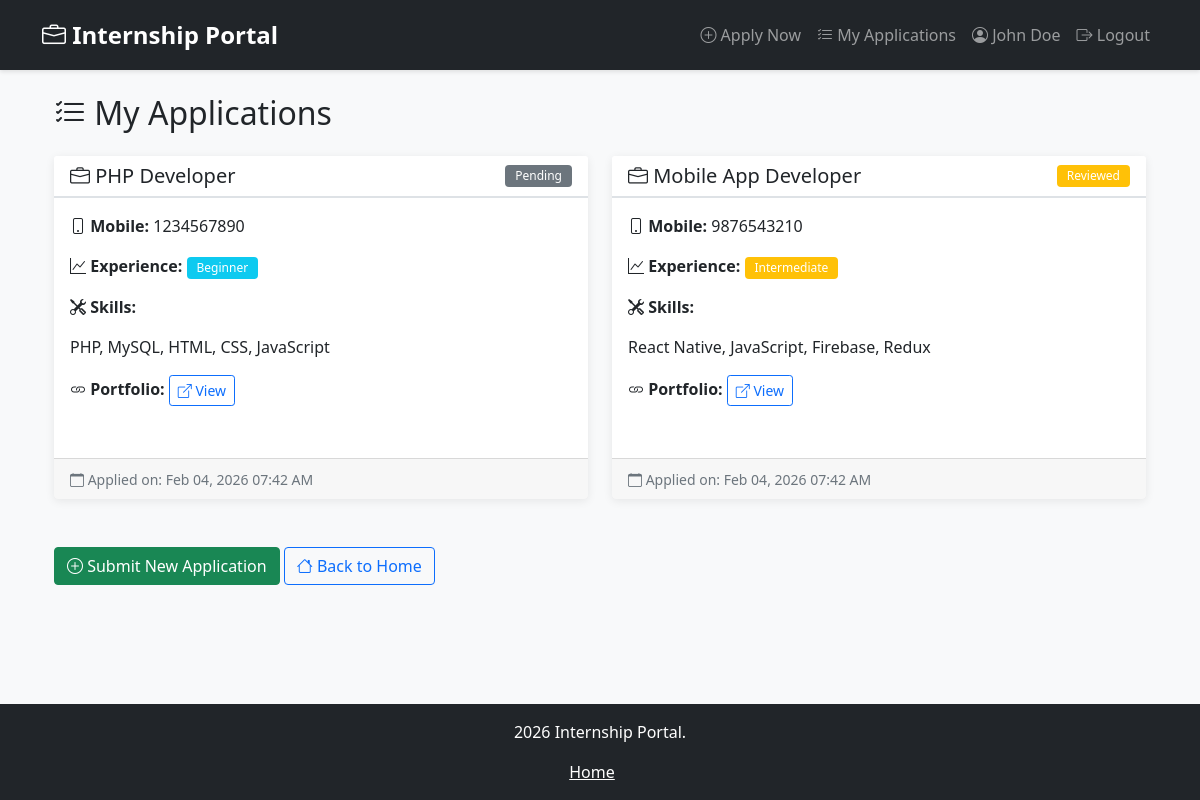
The page /applications/my_applications.php (signed in) on the database its author committed.
### tables this page shows
CREATE TABLE applications (
    id INT PRIMARY KEY AUTO_INCREMENT,
    user_id INT NOT NULL,
    mobile VARCHAR(20) NOT NULL,
    role ENUM('PHP Developer', 'Video Editor', 'Mobile App Developer') NOT NULL,
    experience ENUM('Beginner', 'Intermediate', 'Advanced') NOT NULL,
    skills TEXT NOT NULL,
    portfolio_link VARCHAR(255),
    status ENUM('pending', 'reviewed', 'accepted', 'rejected') DEFAULT 'pending',
    created_at TIMESTAMP DEFAULT CURRENT_TIMESTAMP,
    FOREIGN KEY (user_id) REFERENCES users(id) ON DELETE CASCADE,
    INDEX idx_user_id (user_id),
    INDEX idx_role (role),
    INDEX idx_experience (experience),
    INDEX idx_created_at (created_at)
);

### applications/my_applications.php (the view, shortened to what this page needs)
<?php
$database = new Database();
$db = $database->getConnection();
$query = "SELECT * FROM applications WHERE user_id = :user_id ORDER BY created_at DESC";
$stmt = $db->prepare($query);
$stmt->bindParam(":user_id", $_SESSION['user_id']);
$stmt->execute();
$applications = $stmt->fetchAll(PDO::FETCH_ASSOC);
?>
<?php include '../includes/header.php'; ?>
<div class="container-fluid">
    <h2 class="mb-4">
        <i class="bi bi-list-check"></i> My Applications
    </h2>
    <?php if(empty($applications)): ?>
        <div class="alert alert-info">
            <i class="bi bi-info-circle"></i> You haven't submitted any applications yet.
            <div class="mt-2">
                <a href="apply.php" class="btn btn-primary">
                    <i class="bi bi-plus-circle"></i> Apply Now
                </a>
            </div>
        </div>
    <?php else: ?>
        <div class="row">
            <?php foreach($applications as $app): ?>
                <div class="col-md-6 mb-4">
                    <div class="card h-100">
                        <div class="card-header d-flex justify-content-between align-items-center">
                            <h5 class="mb-0">
                                <i class="bi bi-briefcase"></i> <?php echo htmlspecialchars($app['role']); ?>
                            </h5>
                            <span class="badge
                                <?php echo $app['status'] == 'pending' ? 'bg-secondary' :
                                        ($app['status'] == 'accepted' ? 'bg-success' :
                                        ($app['status'] == 'rejected' ? 'bg-danger' : 'bg-warning')); ?>">
                                <?php echo ucfirst($app['status']); ?>
                            </span>
                        </div>
                        <div class="card-body">
                            <p><strong><i class="bi bi-phone"></i> Mobile:</strong> <?php echo htmlspecialchars($app['mobile']); ?></p>
                            <p><strong><i class="bi bi-graph-up"></i> Experience:</strong>
                                <span class="badge bg-<?php echo $app['experience'] == 'Beginner' ? 'info' :
                                                        ($app['experience'] == 'Intermediate' ? 'warning' : 'success'); ?>">
                                    <?php echo $app['experience']; ?>
                                </span>
                            </p>
                            <p><strong><i class="bi bi-tools"></i> Skills:</strong></p>
                            <p><?php echo htmlspecialchars($app['skills']); ?></p>
                            <?php if(!empty($app['portfolio_link'])): ?>
                                <p><strong><i class="bi bi-link"></i> Portfolio:</strong>
                                    <a href="<?php echo htmlspecialchars($app['portfolio_link']); ?>"
                                       target="_blank" class="btn btn-sm btn-outline-primary">
                                        <i class="bi bi-box-arrow-up-right"></i> View
                                    </a>
                                </p>
                            <?php endif; ?>
                        </div>
                        <div class="card-footer text-muted">
                            <small>
                                <i class="bi bi-calendar"></i> Applied on: <?php echo date('M d, Y h:i A', strtotime($app['created_at'])); ?>
                            </small>
                        </div>
                    </div>
                </div>
            <?php endforeach; ?>
        </div>
        <div class="mt-4">
            <a href="apply.php" class="btn btn-success">
                <i class="bi bi-plus-circle"></i> Submit New Application
            </a>
            <a href="../index.php" class="btn btn-outline-primary">
                <i class="bi bi-house"></i> Back to Home
            </a>
        </div>
    <?php endif; ?>
</div>
<?php include '../includes/footer.php'; ?>

### css/style.css (style rules this page uses)
body { background-color: #f8f9fa; min-height: 100vh; display: flex; flex-direction: column; font-family: 'Segoe UI', Tahoma, Geneva, Verdana, sans-serif; }
.card { box-shadow: 0 2px 10px rgba(0,0,0,0.08); border: none; margin-bottom: 20px; transition: transform 0.2s; }
.card-header { background-color: #fff; border-bottom: 2px solid #dee2e6; font-weight: 600; }
.badge { font-weight: 500; padding: 5px 10px; }
.btn { transition: all 0.3s; }

### rows shown on the page
applications: role "PHP Developer", status "Pending", mobile "1234567890", experience "Beginner", skills "PHP, MySQL, HTML, CSS, JavaScript", created_at "Feb 04, 2026 07:42 AM"
applications: role "Mobile App Developer", status "Reviewed", mobile "9876543210", experience "Intermediate", skills "React Native, JavaScript, Firebase, Redux", created_at "Feb 04, 2026 07:42 AM"

### other values the page prints
$_SESSION['name'] "John Doe"
